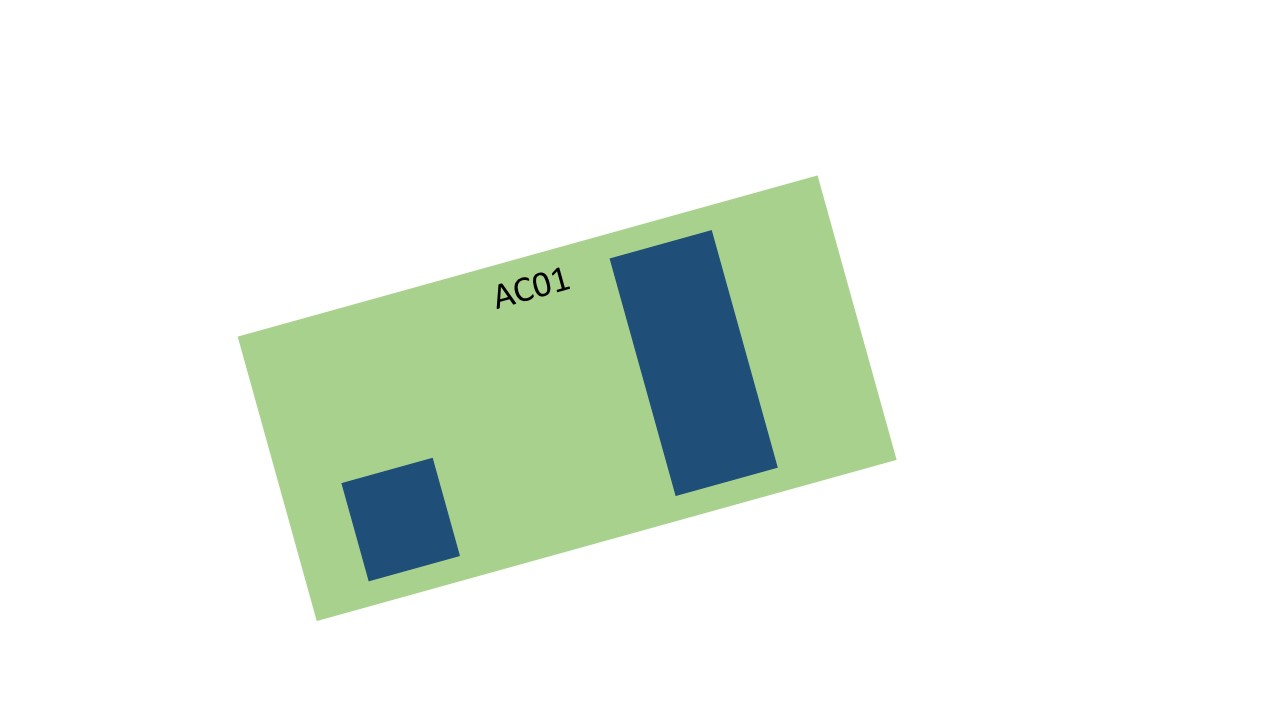
#> input picture FotosPlacas/Slide11.JPG, 1280 x 720 px, given in place of original1.jpg, which was not available
$ python TrabalhandoImagens.py FotosPlacas/Slide11.JPG
#> lines starting #> are read from the running program, lines starting #| are printed output that depends on the picture; after the words box and inside, x2 and y2 are one past the last pixel; in counts of white or black regions, pixels touching at a corner belong together; long printed decimals are rounded; pictures that were not available may be replaced by others from this repository, and a replacement may not be noted
import cv2
import numpy as np
from matplotlib import pyplot as plt
from sys import argv
import math

cv2.destroyAllWindows()
arquivo='original1.jpg'
original = cv2.imread(arquivo) #colorida
#> original is the input picture: shape (720, 1280, 3); mean B, G, R 232.1, 240.9, 232.8
img = cv2.imread(arquivo,0) #monocromática = binária
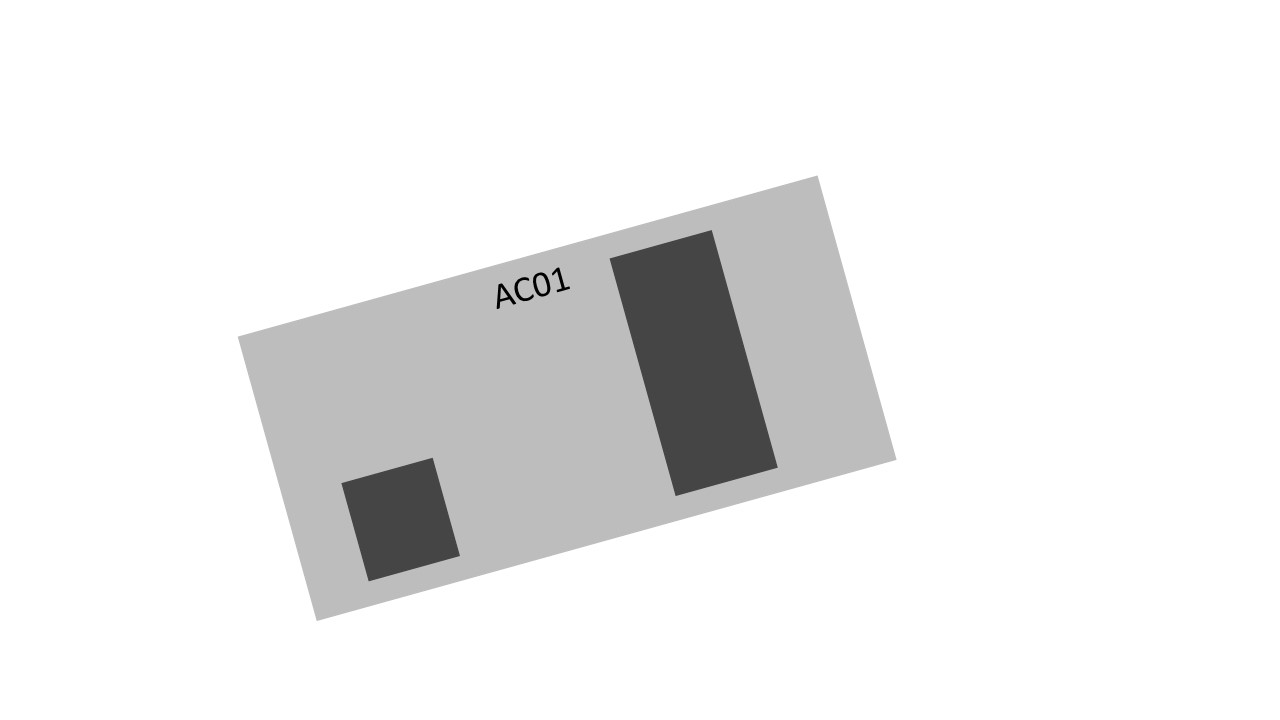
#> img: shape (720, 1280); min 0, max 255, mean 237.5
(alt, lar) = img.shape[:2] #captura altura e largura
#> alt = 720; lar = 1280
ret, imgT = cv2.threshold(img, 127, 255, cv2.THRESH_BINARY)#230
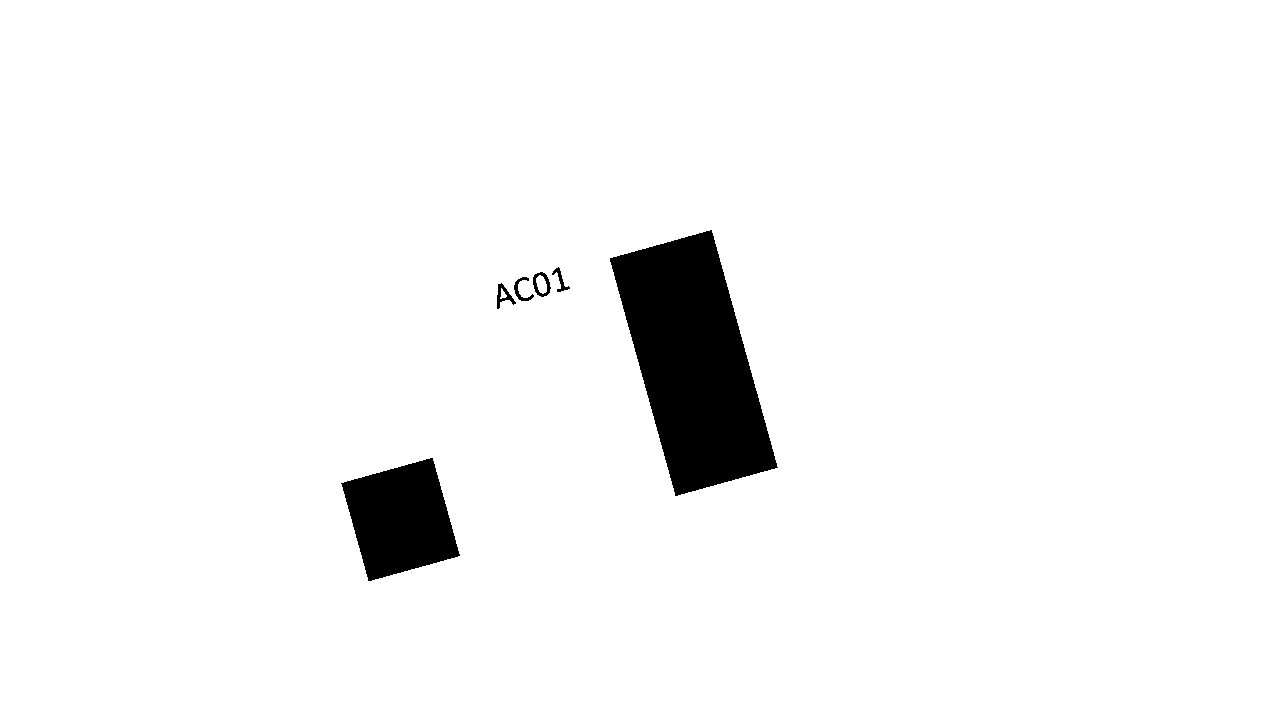
#> imgT: shape (720, 1280); 96% white; 6 black regions, box (x1, y1, x2, y2) and area: (610, 230, 778, 496) 26145, (341, 458, 460, 581) 9663, (533, 272, 551, 297) 186, (497, 283, 516, 309) 181, (514, 277, 534, 301) 147, (552, 267, 570, 292) 126

############ descobrindo a inclinação da imagem
p1=0
p2=0
xi=lar
#> xi = 1280
inc=0

for y in range (0,alt,1):
    for x in range (0,lar,1):
        cor = imgT[y,x]
        if cor!=255 and(p1==0):
            ponto1=(x,y)
            xi=x
            p1=1
            if x>(lar/2):
                inc=1 # para saber se a inclinação é positiva ou negativa

        if (p1==1) and (inc==1) and (cor!=255) and (x<xi):
            ponto2=(x,y)
            xi=x

        if (p1==1) and (inc==0) and (cor!=255) and (x>xi):
            ponto2=(x,y)
            xi=x
#> after the loop, inc = 1; p1 = 1; ponto1 = (710, 230); ponto2 = (341, 483); xi = 341

cv2.circle(original, (ponto1), 5, (0, 255, 0), -1)
#> original: shape (720, 1280, 3); 0.01% of pixels changed, all inside (x1, y1, x2, y2) = (705, 225, 716, 236)
cv2.circle(original, (ponto2), 5, (0, 255, 0), -1)
#> original: shape (720, 1280, 3); mean B, G, R 232.1, 240.9, 232.8

cv2.imshow("Imagem original com marcações", original)

angulo = math.atan2 (ponto1[1]-ponto2[1],ponto1[0]-ponto2[0])
#> angulo = -0.601
if inc==1:
    angulo = math.degrees(angulo)
#> angulo = -34.44
if inc==0:
    angulo = math.degrees(angulo)+180
    aux=ponto1
    ponto1=ponto2
    ponto2=aux

print ('Inclinacao = ', angulo)
#| Inclinacao =  -34.436

############ girando a imagem monocromatica
M = cv2.getRotationMatrix2D(ponto1, angulo, 1.0)
#> M = [[0.825, -0.565, 254.5], [0.565, 0.825, -361.2]]
img_rotacionada = cv2.warpAffine(imgT, M, (lar, alt))
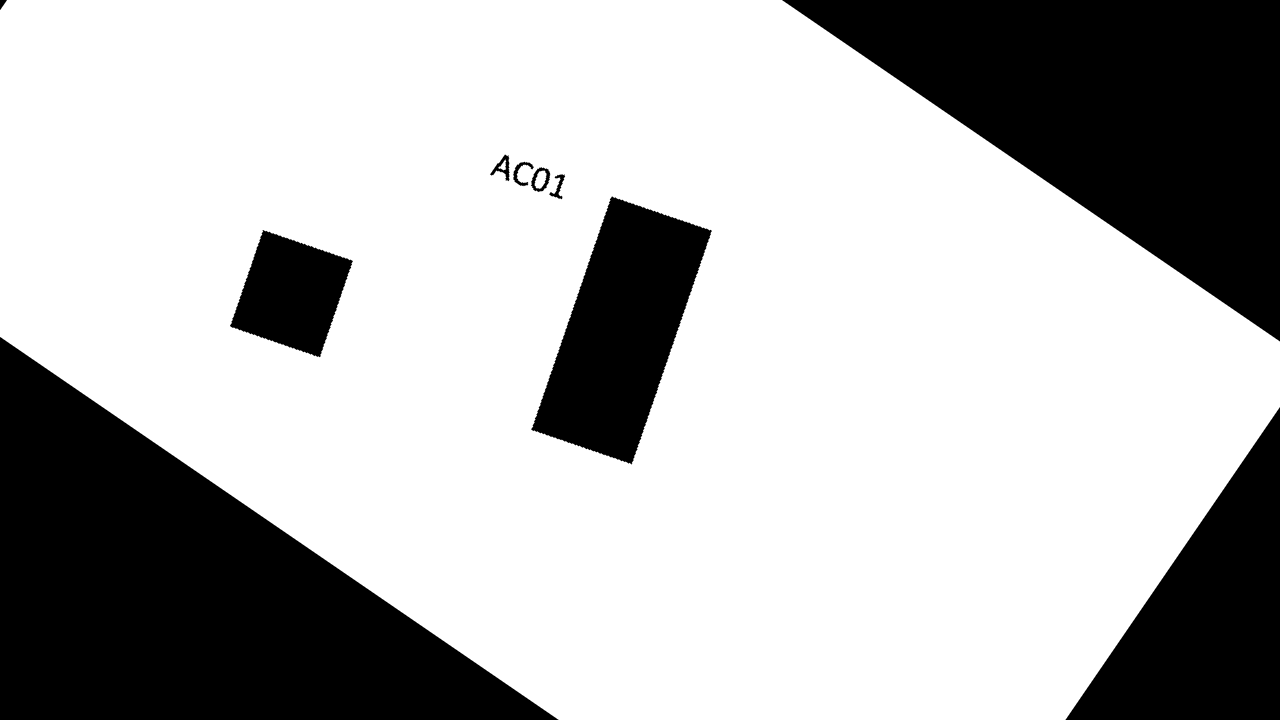
#> img_rotacionada: shape (720, 1280); min 0, max 255, mean 182.5
cv2.imshow("Imagem rotacionada", img_rotacionada)

############ girando a imagem original
original_rotacionada = cv2.warpAffine(original, M, (lar, alt))
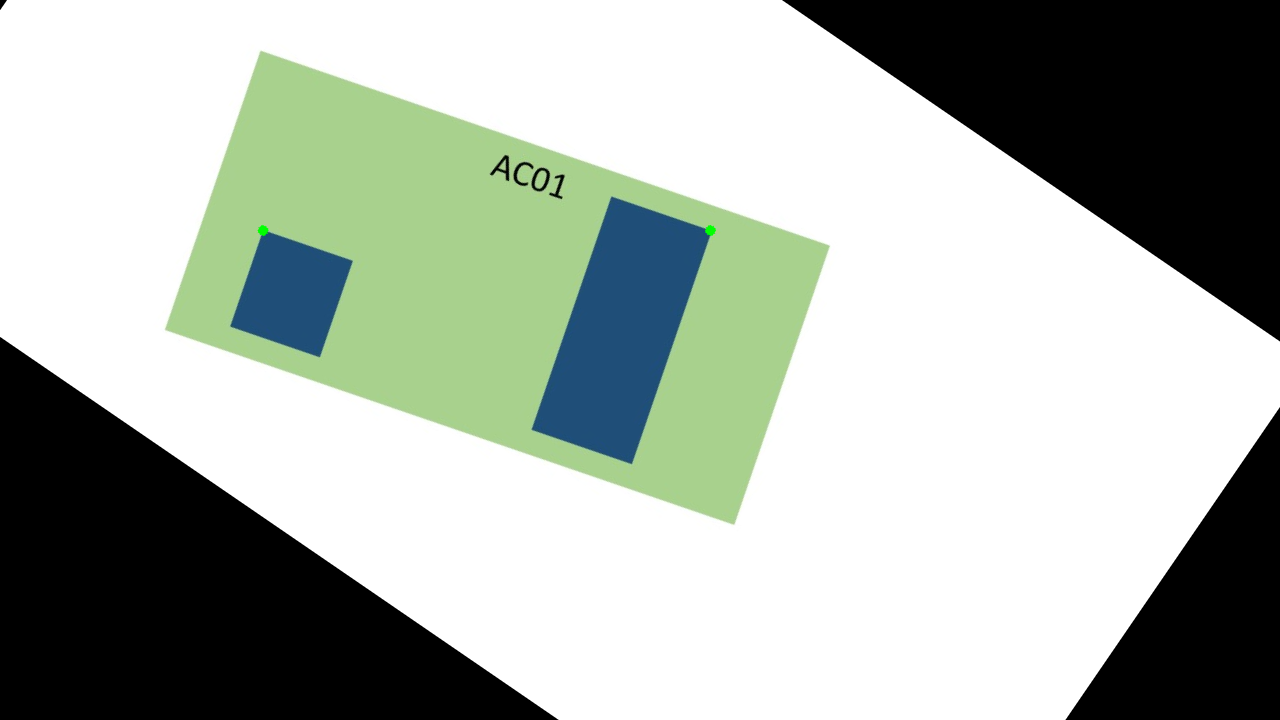
#> original_rotacionada: shape (720, 1280, 3); mean B, G, R 169.6, 178.5, 170.3
cv2.imshow("Original rotacionada", original_rotacionada)

######### cortando a imagem original
pontoinicial=ponto1
#> pontoinicial = (710, 230)
larguraPlaca = 609
alturaPlaca = 264

xi=pontoinicial[0]-larguraPlaca
#> xi = 101
xf=pontoinicial[0]
#> xf = 710
yi=pontoinicial[1]
#> yi = 230
yf=pontoinicial[1]+alturaPlaca
#> yf = 494

recorte = original_rotacionada[yi:yf,xi:xf]
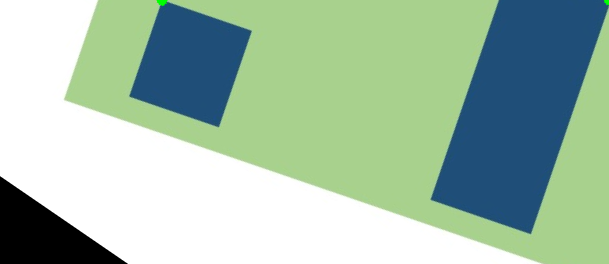
#> recorte: shape (264, 609, 3); mean B, G, R 168.6, 189, 161.4
cv2.imshow("Recorte da imagem", recorte)
cv2.imwrite("Recorte.jpg", recorte) #salva no disco

cv2.waitKey(0)
